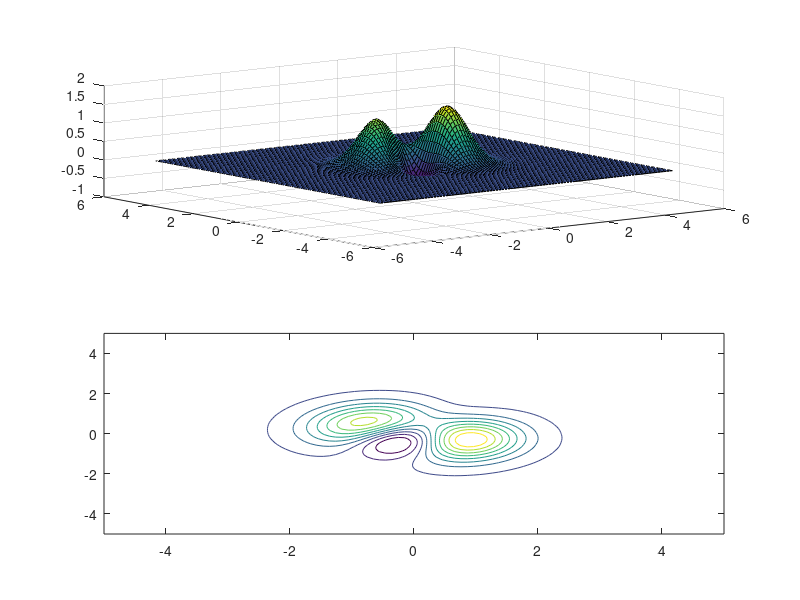

Write MATLAB code to recreate this figure.
% Bonusuppgift MVE035
% http://www.math.chalmers.se/Math/Grundutb/CTH/Matlab/Bonusuppgifter/bonus_flervar_analys.pdf

%% a) Solve non-linear system of equations
c = 10;
[X, Y] = meshgrid(linspace(-c, c), linspace(-c, c));
root2d = @(x) [
    x(1) * x(2) + exp(x(1)) + x(1) - 3
    x(1) * sin(x(1)) + x(2)^2 - 2
    ];

% Plot 'zero'-countour lines
n = numel(X);
Z1 = zeros(n, 1); Z2 = zeros(n, 1);
for i = 1:n
	y = root2d([X(i), Y(i)]);
	Z1(i) = y(1); Z2(i) = y(2);
end
Z1 = reshape(Z1, size(X)); Z2 = reshape(Z2, size(X));
hold on
contour(X, Y, Z1, [0 0])
contour(X, Y, Z2, [0 0])
hold off

% Solve the system of equations starting at the 4 points closest to origin
coords = [
	-3.5 -1.9
	-6.2 -1.5
	0.5 1.3
	1.1 -1.1
	];
for x0 = coords', fsolve(root2d, x0), end

%% b) Calculate extrema
f = @(x, y) (sin(x + y) + 3 * (x - 1/2 * y).^2) .* exp(-(x.^2 + y.^2));
[X, Y] = meshgrid(linspace(-5, 5), linspace(-5, 5));
Z = f(X, Y);
subplot(2, 1, 1), surf(X, Y, Z)
subplot(2, 1, 2), contour(X, Y, Z)

f2 = @(x) f(x(1), x(2)); nf2 = @(x) -f2(x);
fminunc(nf2, [-0.85 0.55])
fminunc(f2, [-0.35 -0.55])
fminunc(nf2, [0.96 -0.25])

%% c) Evaluate double interal
% D is {(x,y); 0 <= y <= 1 - x^2}
fun = @(x, y) y .* sin(y + x.^2);
ymax = @(x) 1 - x.^2;
integral2(fun, 0, 1, 0, ymax)
